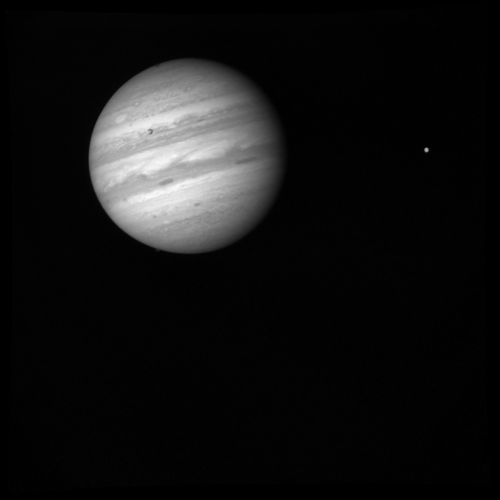
%> input picture ImageProcessingExamples/D_Binarization_morphological_operations/R1.tiff, 1000 x 1000 px (shown at 1/2 size)
$ octave D1_erase_small_bodies.m   (GNU Octave 9; MATLAB toolbox functions it lacks are replaced by stand-ins)
%> lines starting %> are read from the running program, lines starting %| are printed output that depends on the picture; in (x1, y1, x2, y2) boxes, pixels count from 0 and x2, y2 are one past the last pixel; in counts of white or black regions, pixels touching at a corner belong together; the program's own positions count from 1
clear
close all

% Binarize the image and erase the satellite not above Jupiter
img1=imread('R1.tiff');
%> img1 is the input picture: size 1000x1000 uint16; min 0, max 8675, mean 663.7
img1=img1*8; % increase exposure
imshow(img1);
title('Original image');

figure
imhist(img1);
title('Original image histogram');
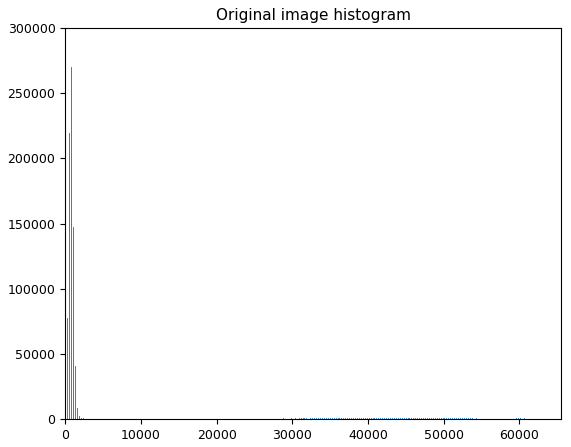
%> figure redrawn from the program's plot data; highest point at x = 771, y = 270393

BW=img1>10000; % select above threshold
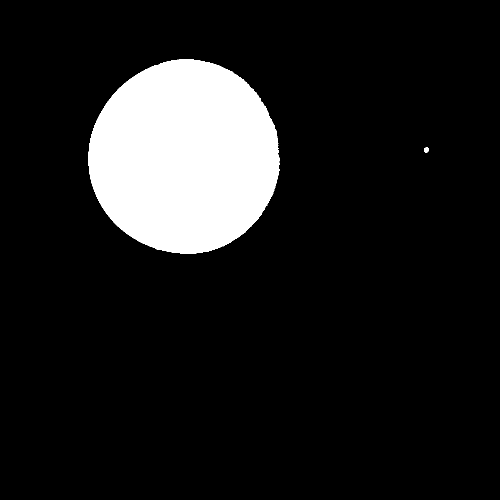
%> BW: size 1000x1000 logical (shown at 1/2 size); 11.6% white; 3 white regions (1 under 20 px), largest, box (x1, y1, x2, y2) and area: (177, 118, 560, 507) 115877, (848, 295, 858, 305) 82

figure
imshow(BW);
title('Binary image');

CC = bwconncomp(BW); % Find connected components in binary image
%> CC = 3 connected components
S = regionprops(CC, 'Area'); % Find area of each component
%> S = 3 regions; Area: 115877, 82, 1
L = labelmatrix(CC); % Create label matrix from BWCONNCOMP structure
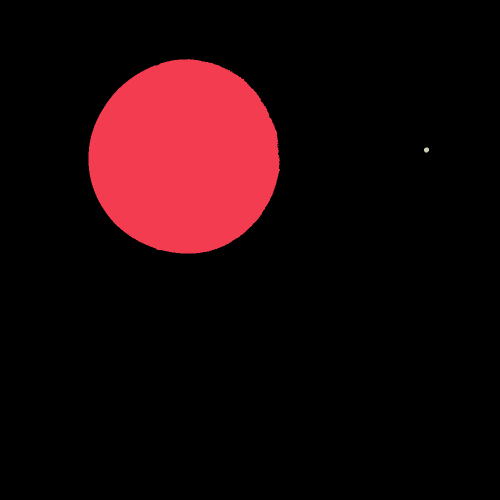
%> L: size 1000x1000 uint8 (shown at 1/2 size); 4 distinct labels, from 0 to 3; one colour per label, 0 black
BW2 = ismember(L, find([S.Area] >= 2000)); % Select components of size>2000
%> BW2: size 1000x1000 logical; 11.6% white; 1 white region, box (x1, y1, x2, y2) and area: (177, 118, 560, 507) 115877
img=img1; % prepare output image to be of the same class as original image

img(BW2==0)=0; % set to zero BW2 part (satellite hopefully)

figure
imshow(img);
title('Final image');
